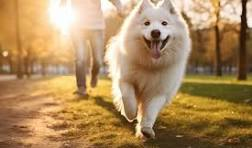
#> input picture opencv_face_detection/photos/dog.jpeg, 252 x 148 px, found by its file name
$ python gradients.py
#> lines starting #> are read from the running program, lines starting #| are printed output that depends on the picture
import cv2 as cv
import matplotlib.pyplot as plt
import numpy as np

#Histograms allows us to visualize the intensity of color distribution in images
#reading images
img = cv.imread('opencv_face_detection/photos/dog.jpeg')
#> img is the input picture: shape (148, 252, 3); mean B, G, R 93.4, 138.5, 172.9
cv.imshow('Dog',img)

gray = cv.cvtColor(img,cv.COLOR_BGR2GRAY)
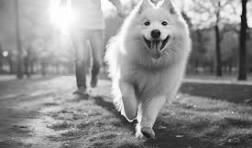
#> gray: shape (148, 252); min 5, max 255, mean 143.6
cv.imshow('Gray',gray)

#laplacian
lap=cv.Laplacian(gray,cv.CV_64F)
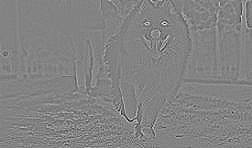
#> lap: shape (148, 252) float64; min -276, max 260, mean 0; drawn with min black and max white
lap=np.uint8(np.absolute(lap))
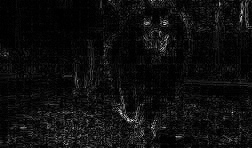
#> lap: shape (148, 252); min 0, max 249, mean 13.8
cv.imshow('Laplacian',lap)

cv.waitKey(0)

$ run again, with opencv_face_detection/photos/man.jpg copied over opencv_face_detection/photos/dog.jpeg
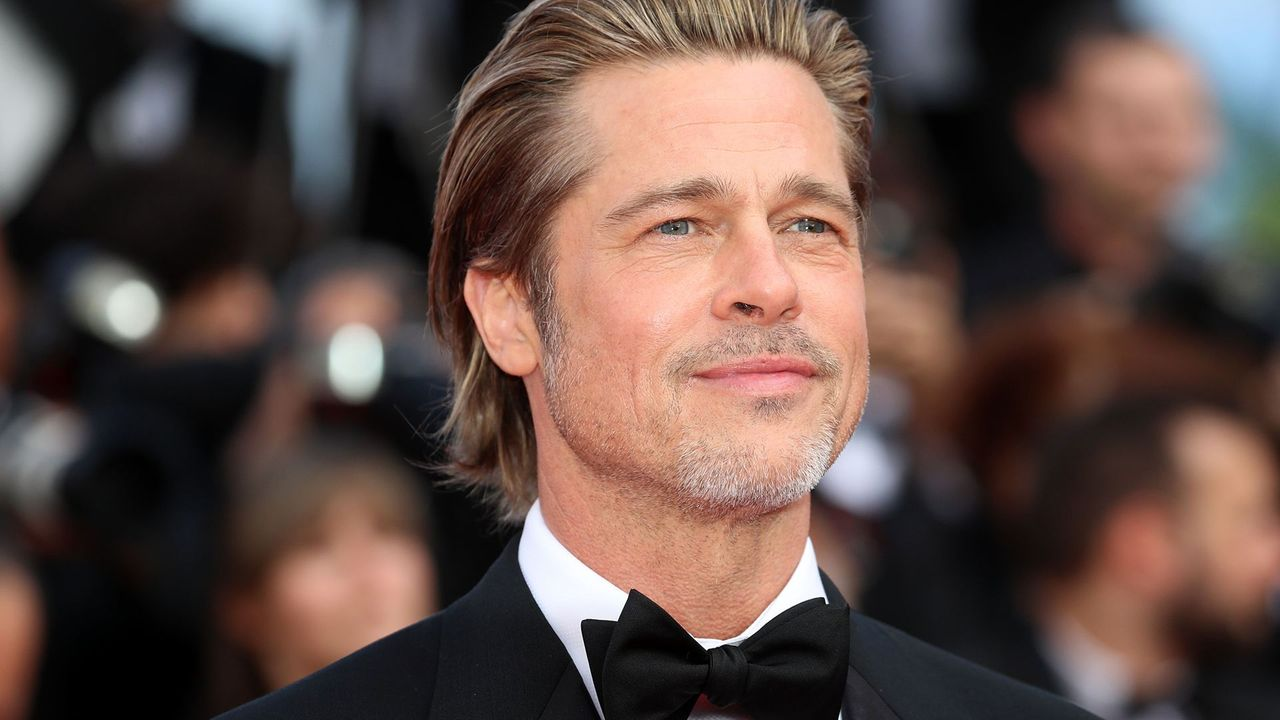
#> input picture opencv_face_detection/photos/man.jpg, 1280 x 720 px, found by its file name
#> img is the input picture: shape (720, 1280, 3); mean B, G, R 71, 77.1, 96.5
#> `gray = cv.cvtColor(img,cv.COLOR_BGR2GRAY)`:
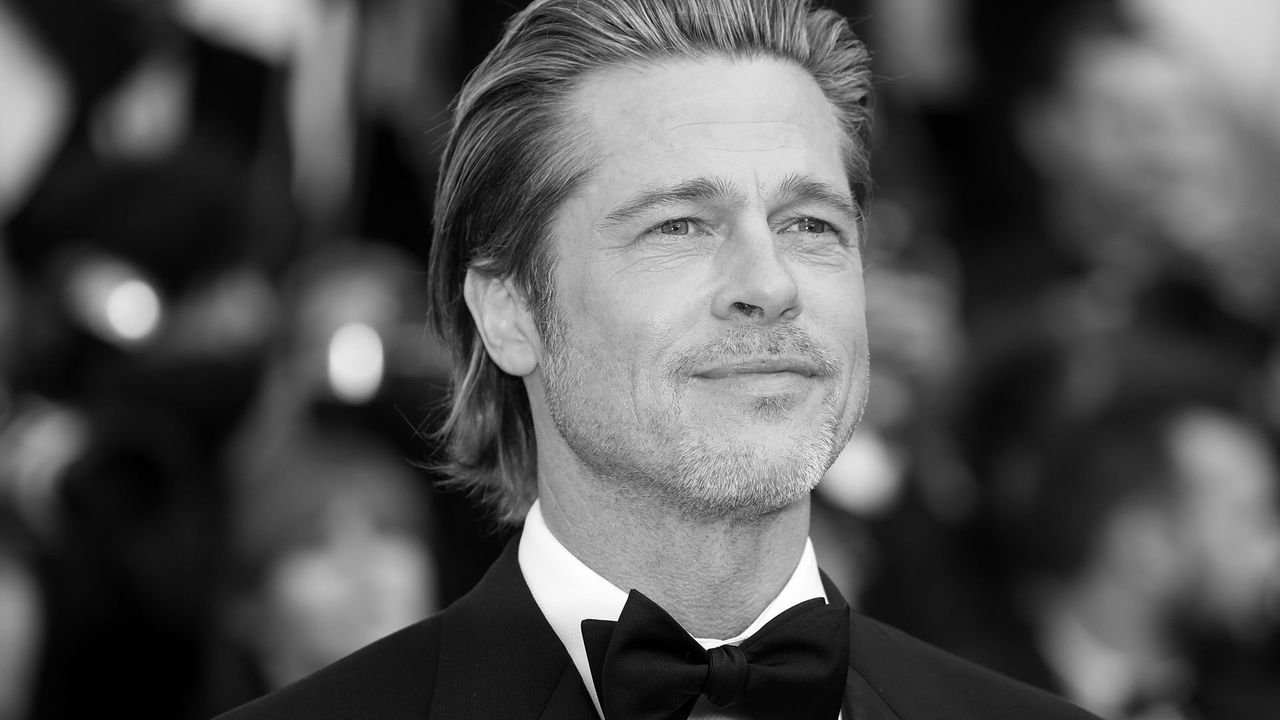
#> gray: shape (720, 1280); min 0, max 255, mean 82.2
#> `lap=np.uint8(np.absolute(lap))`:
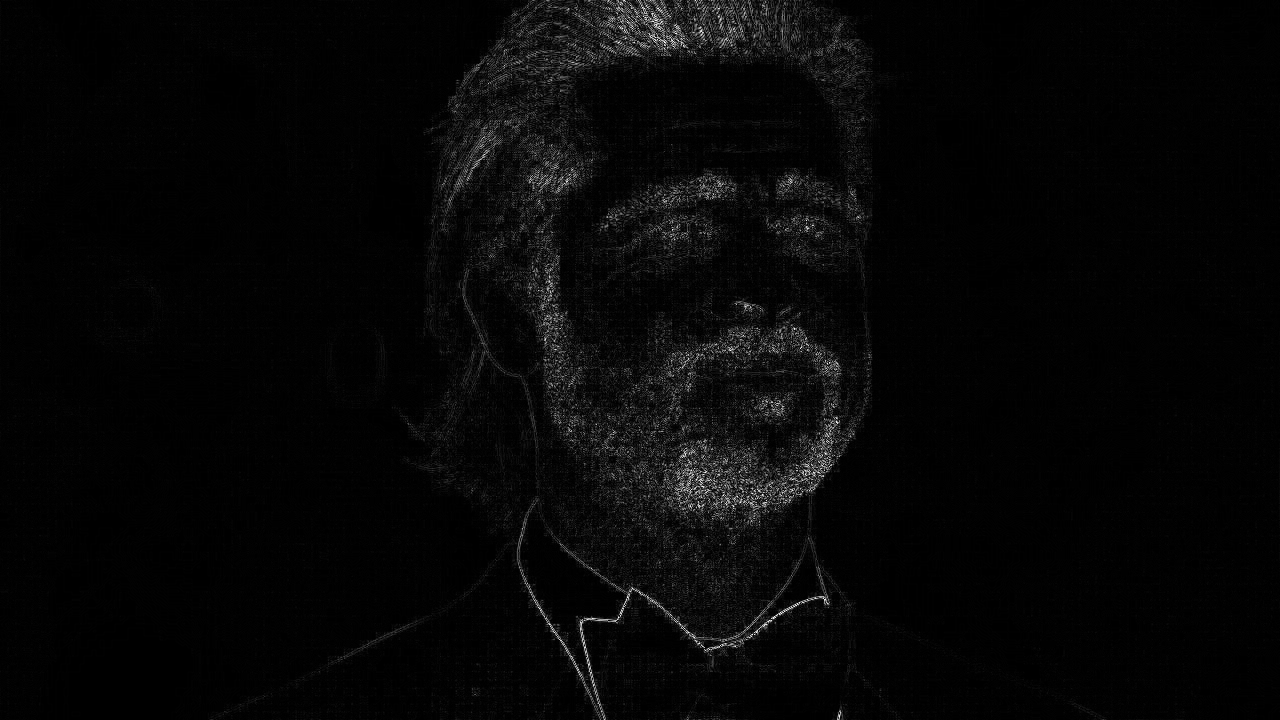
#> lap: shape (720, 1280); min 0, max 255, mean 6.6

$ run again, with opencv_face_detection/photos/park.jpg copied over opencv_face_detection/photos/dog.jpeg
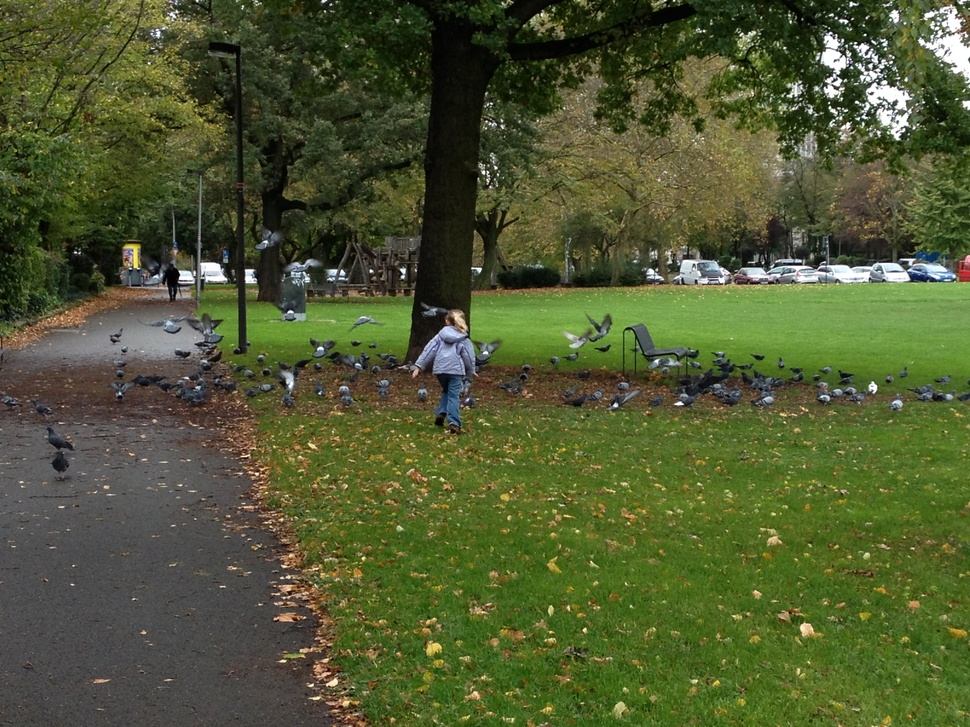
#> input picture opencv_face_detection/photos/park.jpg, 970 x 727 px, shrunk from 3264 x 2448 before the run, found by its file name
#> img is the input picture: shape (727, 970, 3); mean B, G, R 50, 88.6, 79.7
#> `gray = cv.cvtColor(img,cv.COLOR_BGR2GRAY)`:
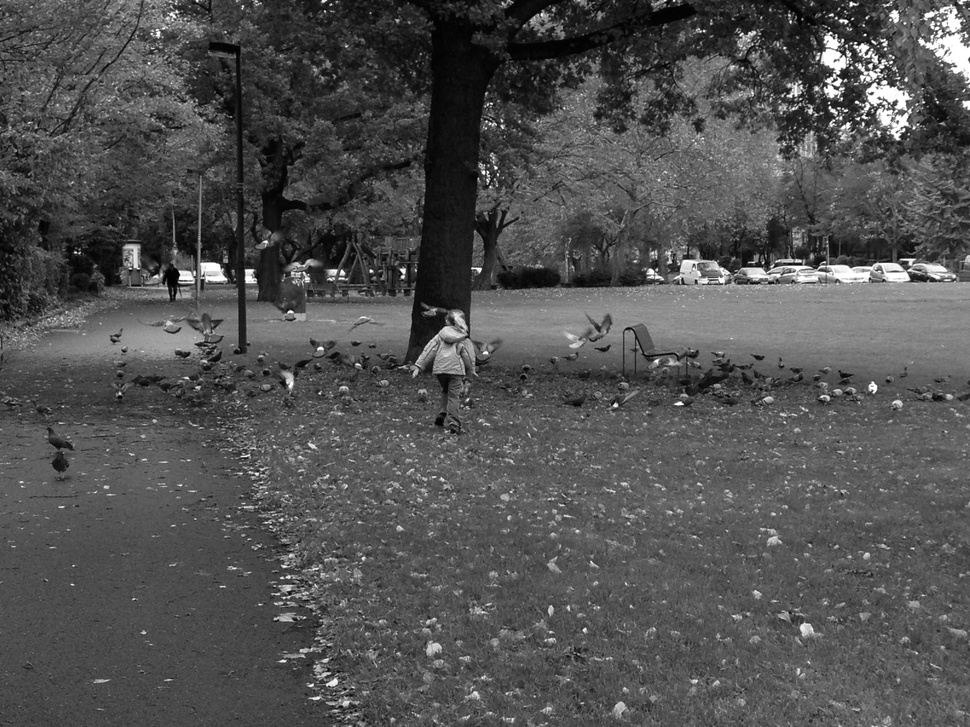
#> gray: shape (727, 970); min 0, max 255, mean 81.5
#> `lap=np.uint8(np.absolute(lap))`:
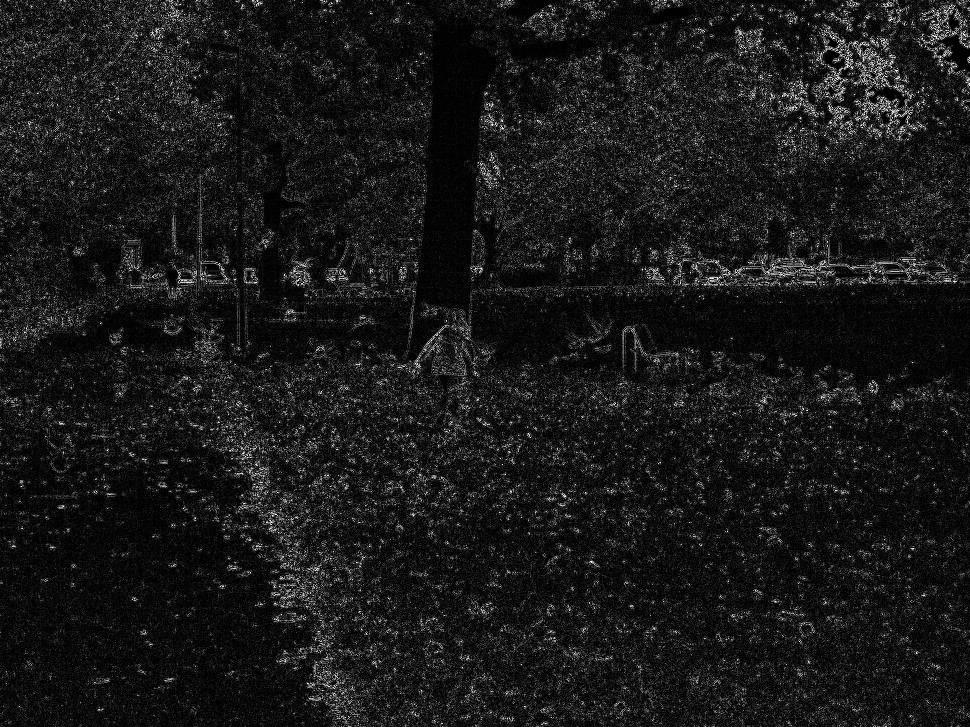
#> lap: shape (727, 970); min 0, max 255, mean 25
